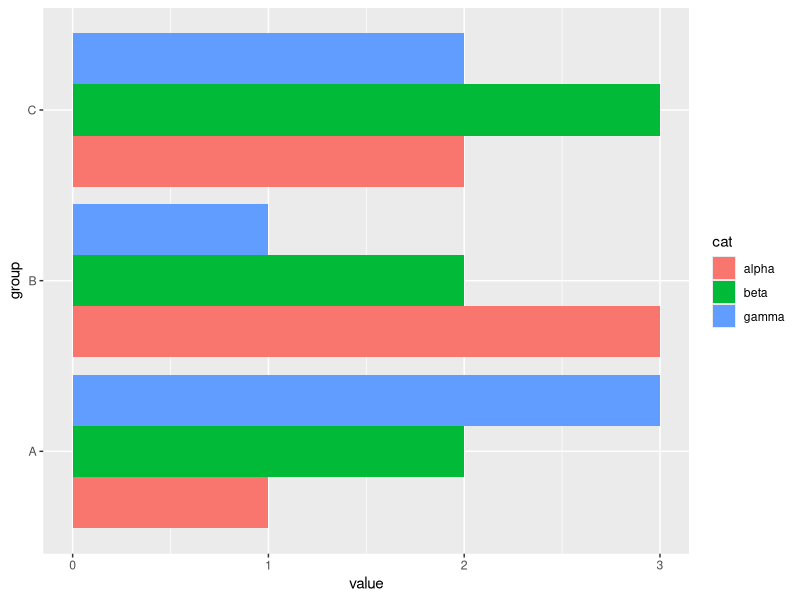
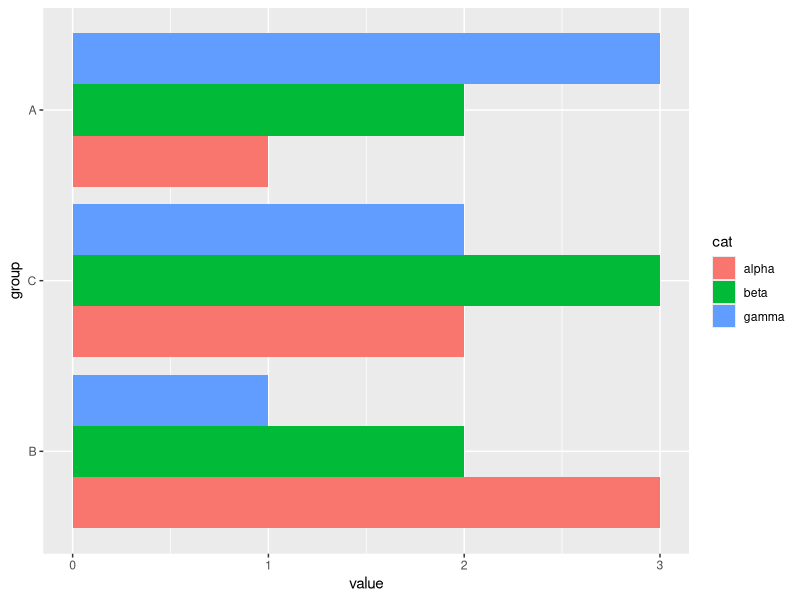

These figures' R source, in order:
## ---- chunk 1
library(tidyverse)

df_test <-
  tribble(
    ~group, ~value, ~cat,
    "A", 1, "alpha",
    "A", 2, "beta",
    "A", 3, "gamma",
    "B", 3, "alpha",
    "B", 2, "beta",
    "B", 1, "gamma",
    "C", 2, "alpha",
    "C", 3, "beta",
    "C", 2, "gamma",
  )
## ---- chunk 2
df_test %>%
  mutate(group = fct_reorder(group, value)) %>%

  ggplot(aes(group, value, fill = cat)) +
  geom_col(position = position_dodge()) +

  coord_flip()
## ---- chunk 3
df_test %>%
  mutate(
    group = fct_reorder(
      group,
      if_else(cat == "gamma", value, -1),
      .fun = max
    )
  ) %>%

  ggplot(aes(group, value, fill = cat)) +
  geom_col(position = position_dodge()) +

  coord_flip()
